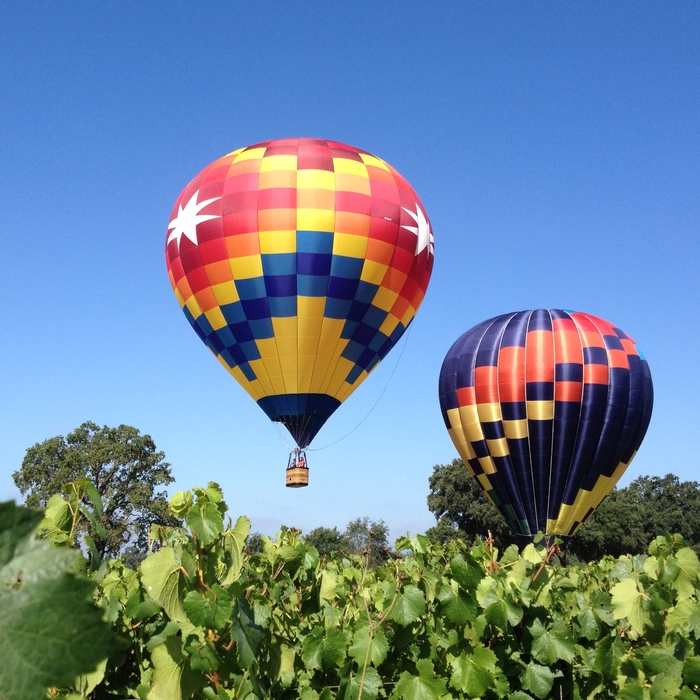
#> input picture 17-18/Summer/Computational methods in statistics/lab1/baloons3.png, 700 x 700 px
$ python matplots-basic.py
#> lines starting #> are read from the running program, lines starting #| are printed output that depends on the picture; long printed decimals are rounded
import numpy as np
import matplotlib.pyplot as plt
import matplotlib.image as mpimg

x = np.arange(-4,4, 0.1)
y1 = np.sin(x)
y2 = np.cos(x)

plt.figure(1)
plt.plot(x,y1, 'ro', label='Wykres sinus')
plt.plot(x,y2, 'go', label='Wykres cosinus')
plt.xlabel('os x')
plt.grid()
plt.legend() #to show label

#label is attached by legend to last subplot
plt.figure(2)
plt.subplot(2,1,1)
plt.plot(x,y1, 'ro', label='Wykres sinus')
plt.subplot(2,1,2)
plt.plot(x,y2, 'go', label='Wykres cosinus')
plt.ylabel('os y')
plt.legend()

#pictures
A = np.random.rand(50,50)
plt.figure(3)
plt.imshow(A, cmap='gray')

img = mpimg.imread('baloons3.png')
#> img is the input picture: shape (700, 700, 4) float32; mean R, G, B, A 0.43, 0.516, 0.589, 1
plt.figure(4)
plt.imshow(img)
print('Size of baloons image : {}'.format(img.shape))
#| Size of baloons image : (700, 700, 4)

plt.figure(5)
M = np.reshape(img[:,:,0], (img.shape[0],img.shape[0]))
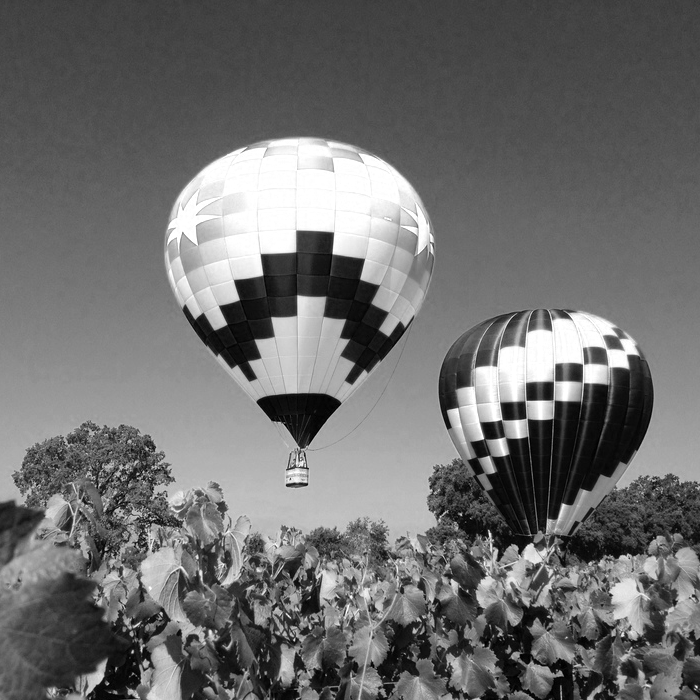
#> M: shape (700, 700) float32; min 0, max 1, mean 0.43
plt.imshow(M, cmap='gray')

# SVD: M = UDV
U,d,V = np.linalg.svd(M)
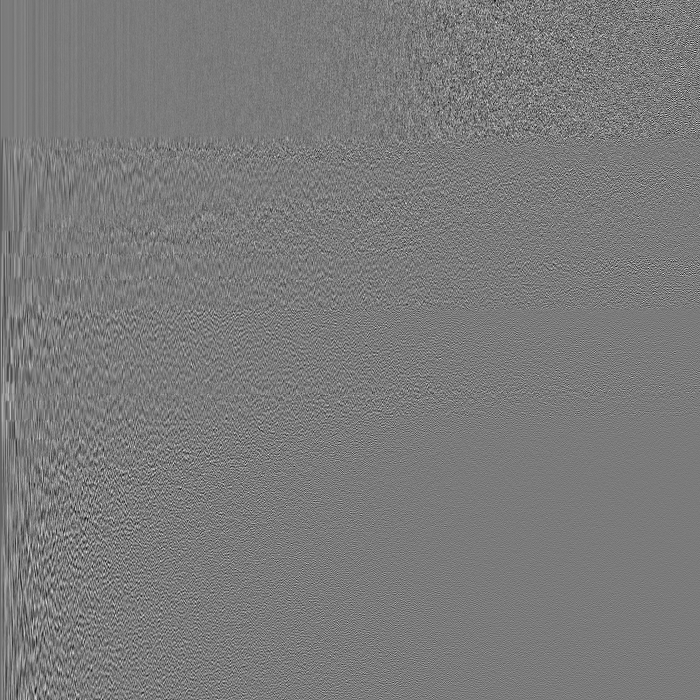
#> U: shape (700, 700) float32; min -0.235, max 0.251, mean -4.57e-05; drawn with min black and max white
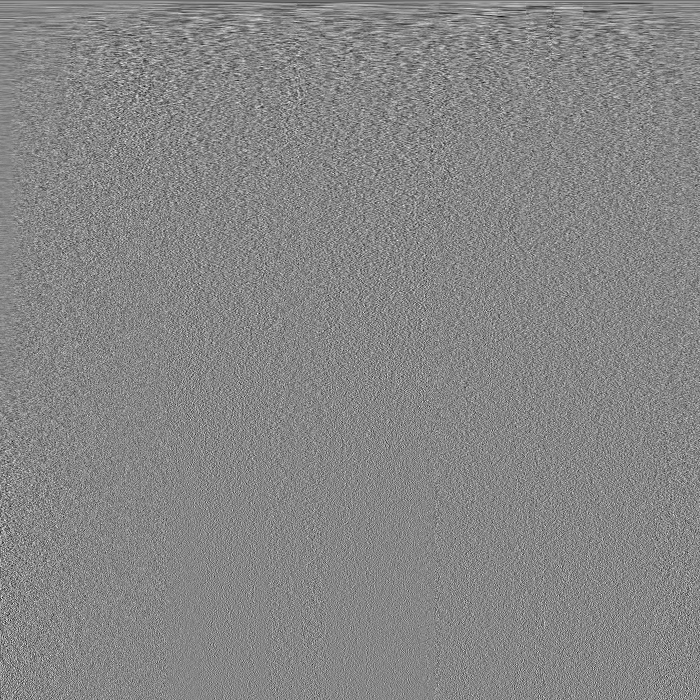
#> V: shape (700, 700) float32; min -0.218, max 0.196, mean -3.78e-05; drawn with min black and max white
#> d = 700 values, max 314 at index 0, min 0.000125 at index 699, mean 2.22
D = np.diag(d)
print('Sizes of elements returned by SVD are {} {} {}'.format(U.shape,d.shape,V.shape))
#| Sizes of elements returned by SVD are (700, 700) (700,) (700, 700)
k = 50
M2 = np.dot(U[:,:k], np.dot(D[:k, :k],V[:k,:]))
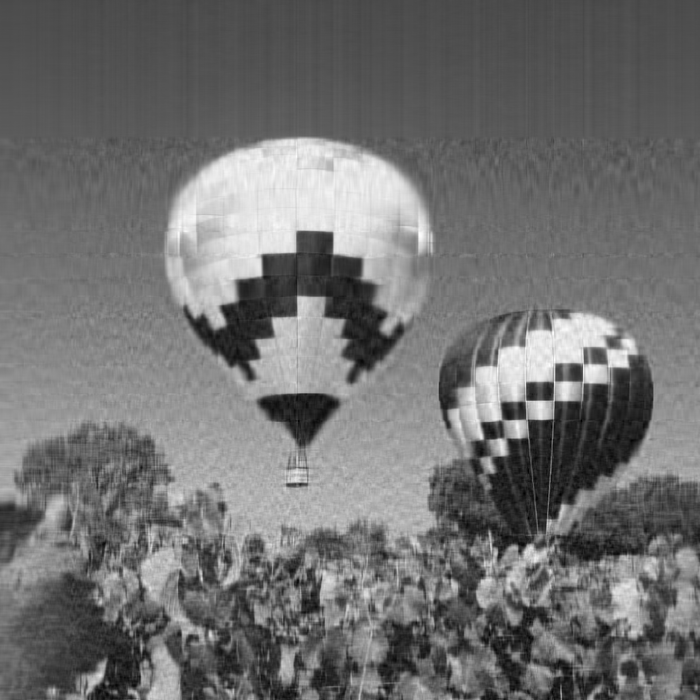
#> M2: shape (700, 700) float32; min -0.113, max 1.11, mean 0.43; drawn with min black and max white
plt.imshow(M2, cmap = 'gray')

print('Conversion error for first {} eigenvalues : {}'.format(k,np.sum((M-M2)**2)))
#| Conversion error for first 50 eigenvalues : 1174.989
print('Sum of unused eigenvalues is {}'.format(np.sum(d[k:]**2)))
#| Sum of unused eigenvalues is 1174.989
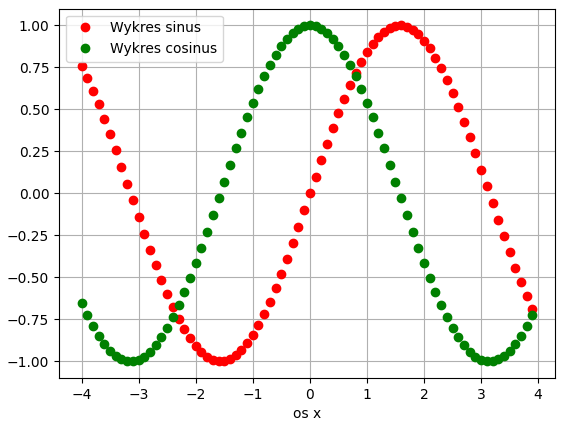
#> figure drawn by matplotlib, 1 panel; curve peaks at x = 1.6, y = 1; curve peaks at x = 3.55e-15, y = 1
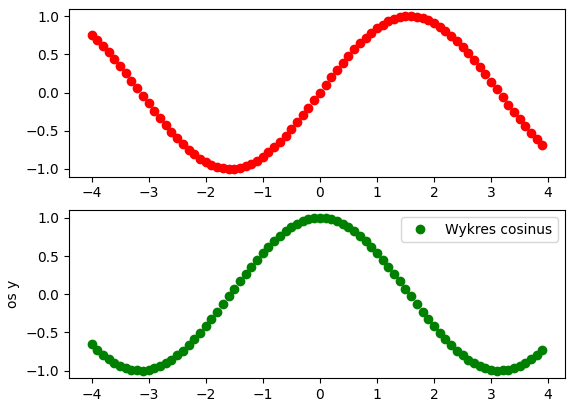
#> figure drawn by matplotlib, 2 panels; panel 1: curve peaks at x = 1.6, y = 1; panel 2: curve peaks at x = 3.55e-15, y = 1
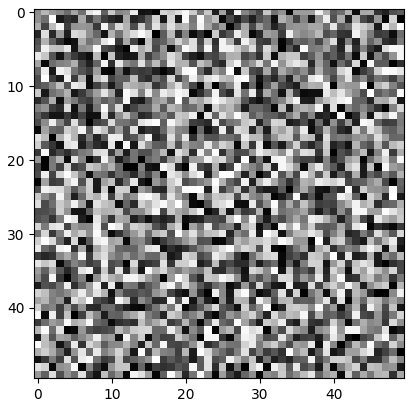
#> figure drawn by matplotlib, 1 panel
